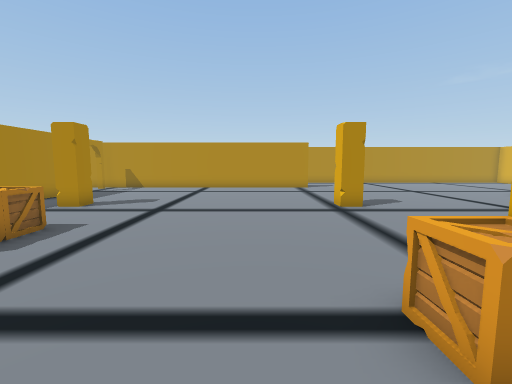
View 1 (above)

18 first-person views from a walk through a Unity game level. The camera is 1.5 m above the floor, tilts 6° down and sees 90° across. The floor is counted in squares, 1 m on a side. Each view is taken from the middle of a square. On the plan, view 1 faces up. The plan holds only what a view shows up to about 13 squares ahead; the rest is blank. The place goes on beyond the plan. The player character is not drawn. Some animated figures are left out. Door leaves are left out, so doorways stand open.

View 2
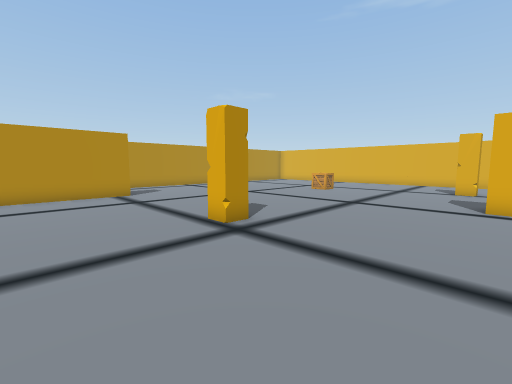

View 3
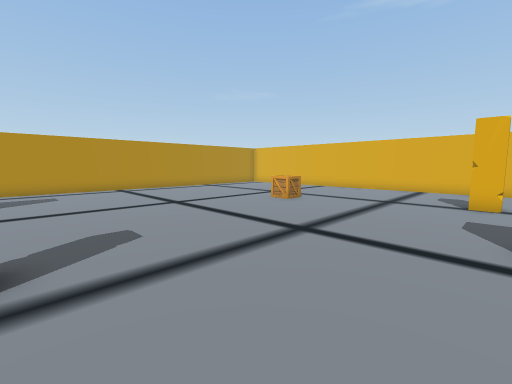

View 4
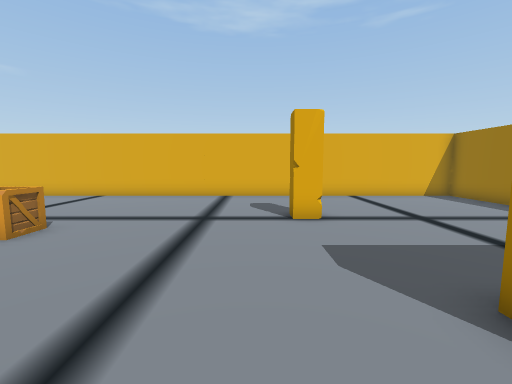

View 5
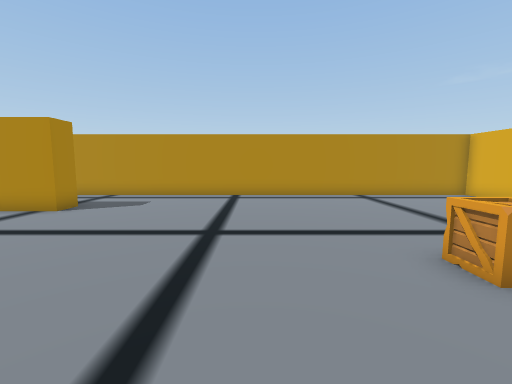

View 6
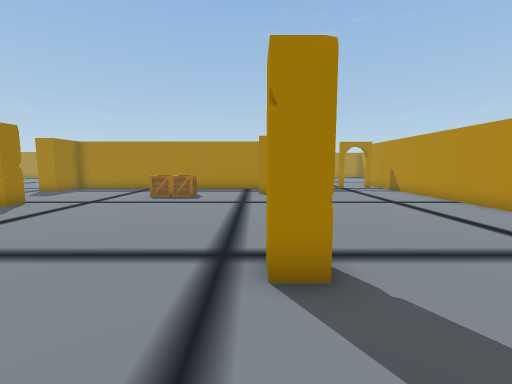

View 7
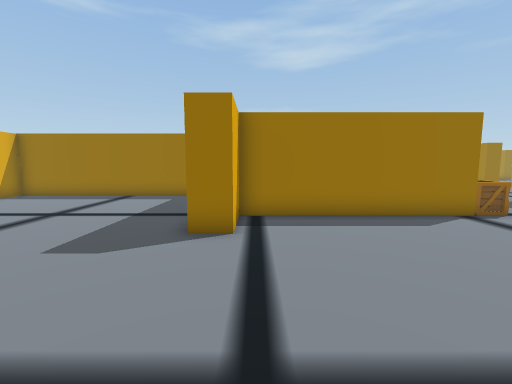

View 8
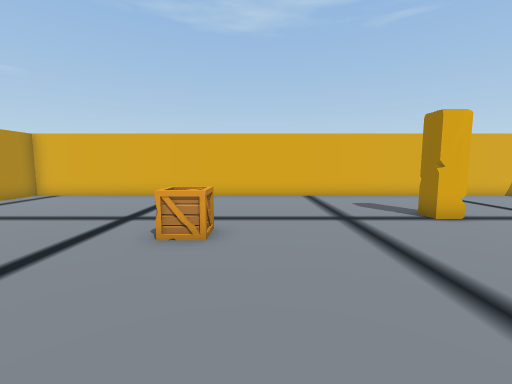

View 9
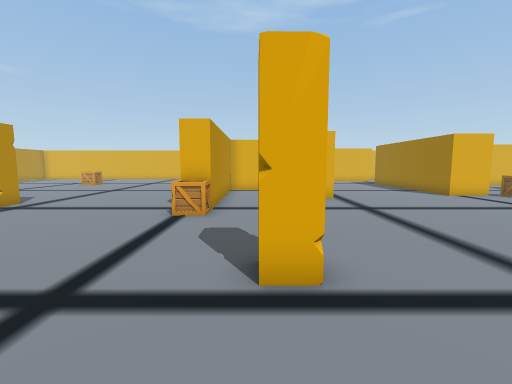

View 10
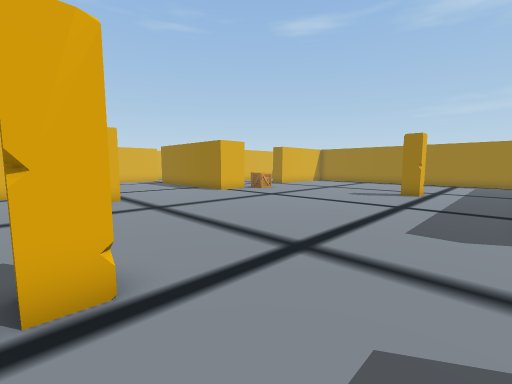

View 11
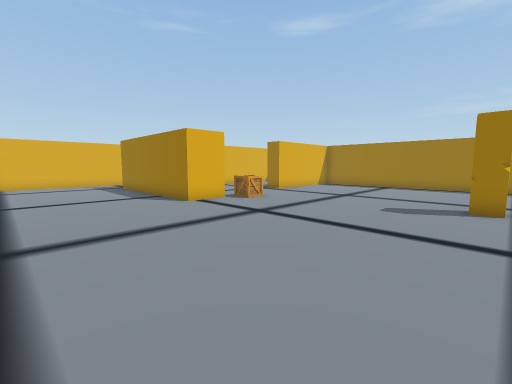

View 12
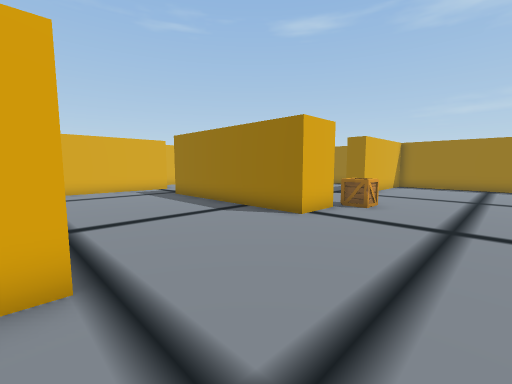

View 13
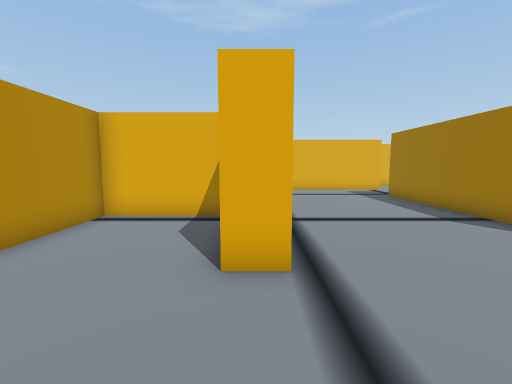

View 14
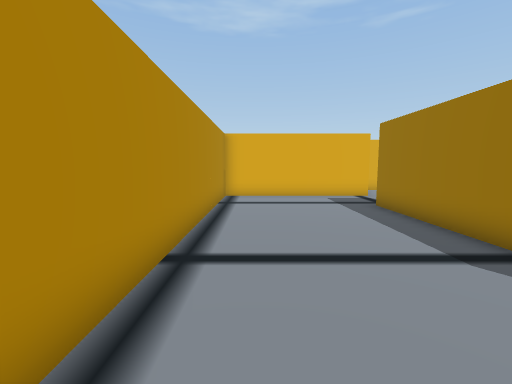

View 15
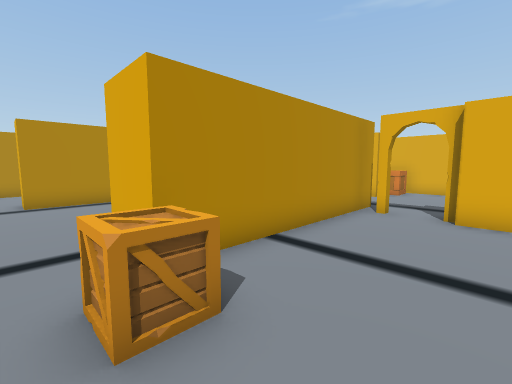

View 16
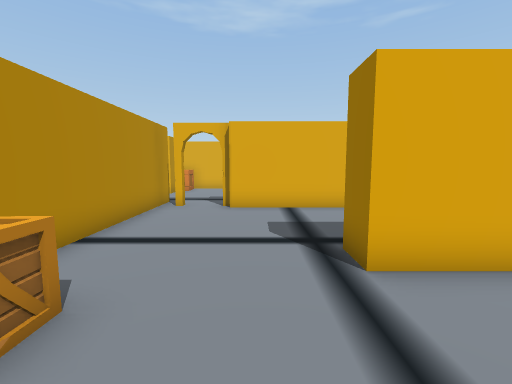

View 17
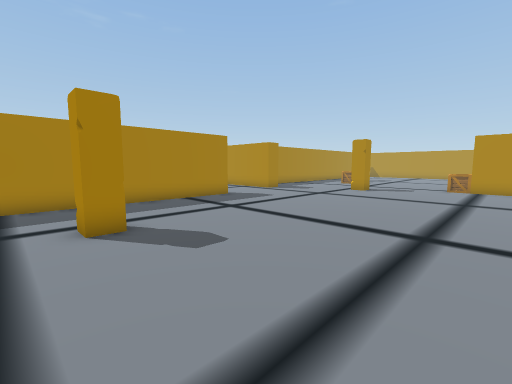

View 18
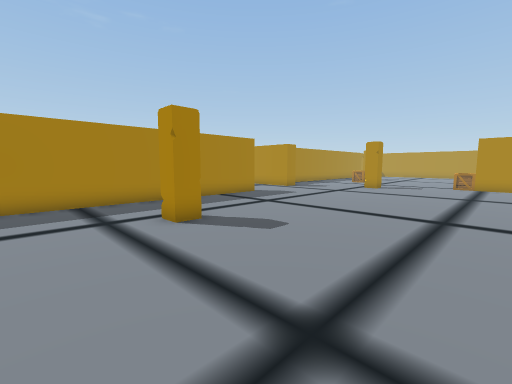

### Floor plan
Points are (right, up) in squares from view 1. A wall is a line through its corners. A room is listed if a view was taken in it or the views show most of it. See-through windows are left out.
Room 1 (views 1, 2, 3, 4, 5, 6, 7, 8, 9, 10, 11, 12, 13, 14, 15, 16, 17, 18)
walls: (9.5, 2.8) (9.5, 4.5) (10.6, 4.5); (9.5, -2) (9.5, 1.5) (2.5, 1.5) (2.5, 2.5) (9.5, 2.5); (12.4, -2.5) (20.5, -2.5) (20.5, 21.7) (1, 21.7); (14.5, -11.4) (6.5, -11.4) (6.5, -9.5) (14.5, -9.5); (-6.6, -8.1) (-6.6, -18.1); (17.5, -10.6) (17.5, -3.5) (5.5, -3.5) (5.5, -2.5); (3.5, 18.3) (3.5, 17.2) (-6.1, 17.2); (7.5, -18.5) (7.5, -16.6) (8.5, -16.6); (20.5, -12.9) (20.5, -12); (13, -18.3) (13, -14)
ways out: open door at (13.5, -8.5)
objects: other object (-7, 9) to (-7, 10); other object (-6, 4) to (-5, 4); other object (-6, 5) to (-5, 6); other object (-3, -15) to (-2, -14); other object (-3, -1) to (-2, 0); other object (2, 2); other object (3, 9) to (4, 10); other object (6, -13) to (6, -12); other object (13, 12) to (14, 13); other object (15, 5) to (16, 6); crate (19, -11) to (20, -10)

Positions as (right, up) in squares from view 1, and headings:
1: (0, 0), facing up
2: (-1, 4), facing up-right
3: (4, 5), facing up-right
4: (8, 7), facing right
5: (10, 9), facing up
6: (7, 9), facing left
7: (9, 10), facing down
8: (8, 11), facing right
9: (-6, 0), facing right
10: (-6, 0), facing down-right
11: (-3, -4), facing down-right
12: (2, -3), facing down-right
13: (2, -3), facing right
14: (5, -5), facing right
15: (5, -15), facing up-right
16: (4, -15), facing right
17: (4, -16), facing up-left
18: (4, -18), facing up-left
